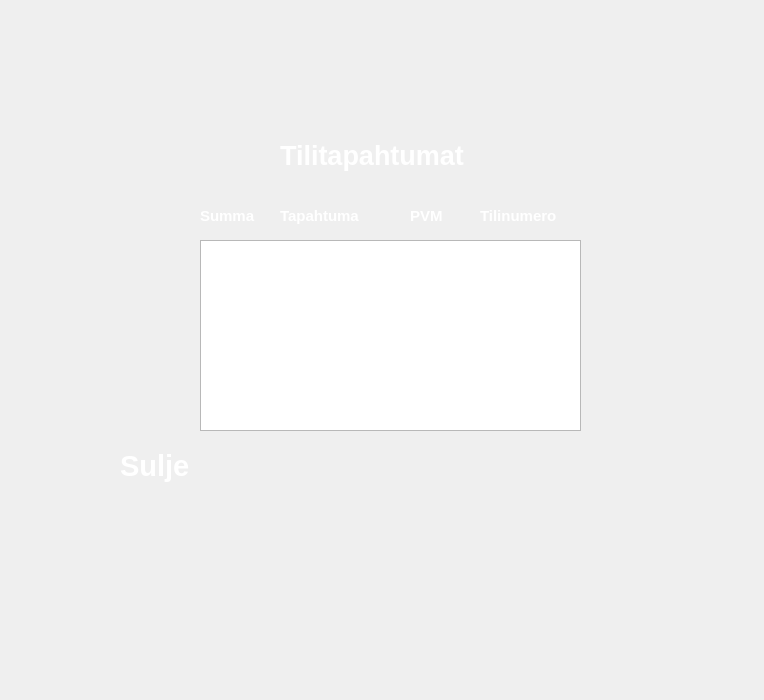
<?xml version="1.0" encoding="UTF-8"?>
<ui version="4.0">
 <class>tapahtumat</class>
 <widget class="QDialog" name="tapahtumat">
  <property name="geometry">
   <rect>
    <x>0</x>
    <y>0</y>
    <width>764</width>
    <height>700</height>
   </rect>
  </property>
  <property name="windowTitle">
   <string>Dialog</string>
  </property>
  <widget class="QLabel" name="background_valikko">
   <property name="geometry">
    <rect>
     <x>0</x>
     <y>0</y>
     <width>791</width>
     <height>1041</height>
    </rect>
   </property>
   <property name="minimumSize">
    <size>
     <width>687</width>
     <height>871</height>
    </size>
   </property>
   <property name="text">
    <string/>
   </property>
   <property name="pixmap">
    <pixmap resource="resources.qrc">:/new/prefix1/bankautomat_front_panel.png</pixmap>
   </property>
  </widget>
  <widget class="QLabel" name="label_naytasaldo_5">
   <property name="geometry">
    <rect>
     <x>280</x>
     <y>130</y>
     <width>261</width>
     <height>51</height>
    </rect>
   </property>
   <property name="font">
    <font>
     <pointsize>20</pointsize>
     <weight>75</weight>
     <bold>true</bold>
    </font>
   </property>
   <property name="styleSheet">
    <string notr="true">color: rgb(255, 255, 255);</string>
   </property>
   <property name="text">
    <string>Tilitapahtumat</string>
   </property>
  </widget>
  <widget class="QTextEdit" name="txtTapahtumat">
   <property name="geometry">
    <rect>
     <x>200</x>
     <y>240</y>
     <width>381</width>
     <height>191</height>
    </rect>
   </property>
   <property name="font">
    <font>
     <pointsize>9</pointsize>
    </font>
   </property>
  </widget>
  <widget class="QLabel" name="label_naytasaldo">
   <property name="geometry">
    <rect>
     <x>200</x>
     <y>190</y>
     <width>71</width>
     <height>51</height>
    </rect>
   </property>
   <property name="font">
    <font>
     <pointsize>11</pointsize>
     <weight>75</weight>
     <bold>true</bold>
    </font>
   </property>
   <property name="styleSheet">
    <string notr="true">color: rgb(255, 255, 255);</string>
   </property>
   <property name="text">
    <string>Summa</string>
   </property>
  </widget>
  <widget class="QLabel" name="label_naytasaldo_2">
   <property name="geometry">
    <rect>
     <x>480</x>
     <y>190</y>
     <width>111</width>
     <height>51</height>
    </rect>
   </property>
   <property name="font">
    <font>
     <pointsize>11</pointsize>
     <weight>75</weight>
     <bold>true</bold>
    </font>
   </property>
   <property name="styleSheet">
    <string notr="true">color: rgb(255, 255, 255);</string>
   </property>
   <property name="text">
    <string>Tilinumero</string>
   </property>
  </widget>
  <widget class="QLabel" name="label_naytasaldo_3">
   <property name="geometry">
    <rect>
     <x>410</x>
     <y>190</y>
     <width>51</width>
     <height>51</height>
    </rect>
   </property>
   <property name="font">
    <font>
     <pointsize>11</pointsize>
     <weight>75</weight>
     <bold>true</bold>
    </font>
   </property>
   <property name="styleSheet">
    <string notr="true">color: rgb(255, 255, 255);</string>
   </property>
   <property name="text">
    <string>PVM</string>
   </property>
  </widget>
  <widget class="QLabel" name="label_naytasaldo_4">
   <property name="geometry">
    <rect>
     <x>280</x>
     <y>190</y>
     <width>111</width>
     <height>51</height>
    </rect>
   </property>
   <property name="font">
    <font>
     <pointsize>11</pointsize>
     <weight>75</weight>
     <bold>true</bold>
    </font>
   </property>
   <property name="styleSheet">
    <string notr="true">color: rgb(255, 255, 255);</string>
   </property>
   <property name="text">
    <string>Tapahtuma</string>
   </property>
  </widget>
  <widget class="QPushButton" name="btnNostoAlkuun">
   <property name="geometry">
    <rect>
     <x>20</x>
     <y>440</y>
     <width>51</width>
     <height>51</height>
    </rect>
   </property>
   <property name="font">
    <font>
     <pointsize>20</pointsize>
     <weight>75</weight>
     <bold>true</bold>
    </font>
   </property>
   <property name="styleSheet">
    <string notr="true">border: none;
</string>
   </property>
   <property name="text">
    <string/>
   </property>
  </widget>
  <widget class="QLabel" name="label_7">
   <property name="geometry">
    <rect>
     <x>120</x>
     <y>440</y>
     <width>171</width>
     <height>51</height>
    </rect>
   </property>
   <property name="font">
    <font>
     <pointsize>22</pointsize>
     <weight>75</weight>
     <bold>true</bold>
    </font>
   </property>
   <property name="styleSheet">
    <string notr="true">color: white;</string>
   </property>
   <property name="text">
    <string>Sulje</string>
   </property>
  </widget>
 </widget>
 <resources>
  <include location="resources.qrc"/>
 </resources>
 <connections/>
</ui>
